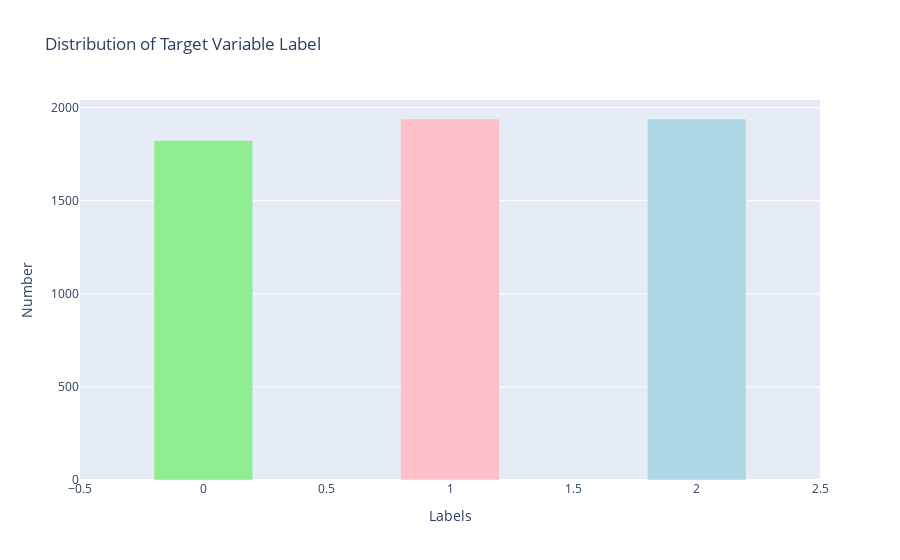

The code cell stored with this chart in its notebook:
### Code cell
# now plot a bar graph showing distribution of label
fig = go.Figure()

labels = ['Early Blight', 'Late Blight', 'Healthy']
colors = ['pink', 'lightblue', 'lightgreen']
fig.add_trace(go.Bar(x = indx, y = val, hovertext = labels, marker = dict(color = colors), width = 0.4))
fig.update_layout(title = 'Distribution of Target Variable Label', xaxis_title = 'Labels', yaxis_title = 'Number', height = 500)
fig.show()

### Figure 1 — Plotly figure (JSON) as saved in the notebook; plotly's stock layout.template omitted (floating-point values rounded to 4 significant figures)
{"data": [{"hovertext": ["Early Blight", "Late Blight", "Healthy"], "marker": {"color": ["pink", "lightblue", "lightgreen"]}, "type": "bar", "width": 0.4, "x": [1, 2, 0], "y": [1939, 1939, 1824]}], "layout": {"autosize": true, "title": {"text": "Distribution of Target Variable Label"}, "xaxis": {"autorange": true, "range": [-0.5, 2.5], "title": {"text": "Labels"}, "type": "linear"}, "yaxis": {"autorange": true, "range": [0, 2041.0], "title": {"text": "Number"}, "type": "linear"}}}
